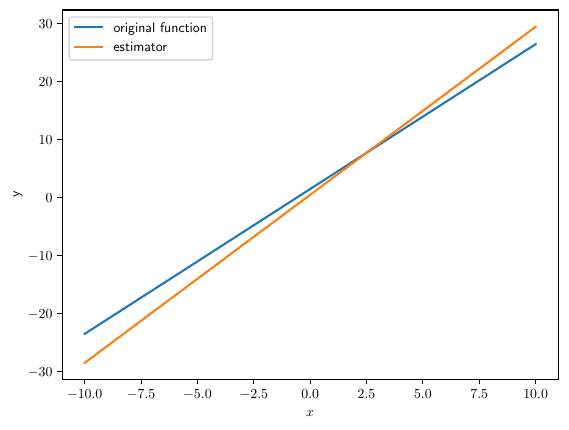

Write the Python code that produced this figure.
import math

import matplotlib.pyplot as plt
import numpy as np

if __name__ == '__main__':
    sigma_squared = 1
    mu = 0
    points_x = np.linspace(-10, 10, 1000)
    points_y = points_x * 2.5 + 1.5
    points_y_estimator = points_x * 2.9 + 0.5

    plt.rcParams.update({
        'text.usetex': True,
        'text.latex.preamble': r'\usepackage{amsfonts}'
    })

    plt.plot(points_x, points_y, label='original function')
    plt.plot(points_x, points_y_estimator, label='estimator')

    plt.xlabel("$x$")
    plt.ylabel("y")

    plt.legend()

    plt.savefig("estimator.pdf", bbox_inches="tight")

    plt.show()
